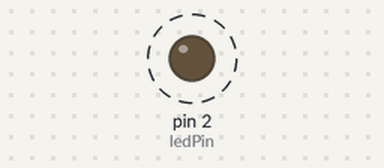
The sketch below on a simulated Arduino Uno, built with avr-gcc and run on an emulated ATmega328P. Parts: output pins drawn as LEDs (lit = HIGH). Dashed ring = blinking.

Above: at 0.5 s.
Timing chart, 0 to 4.6 s (numbered marks = the images above):
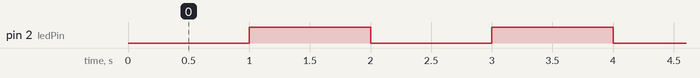

Measured:
- by itself, pin 2 (ledPin): alternates HIGH for 1.0 s and LOW for 1.0 s

The sketch:

ex_02.ino
```cpp
const int ledPin = 2;

unsigned long prev = 0;
const long interval = 1000;

void setup() {
  pinMode(ledPin, OUTPUT);
}

void loop() {
  unsigned long now = millis();
  if (now - prev >= interval) {
    prev = now;
    digitalWrite(ledPin, !digitalRead(ledPin));
  }
}
```
